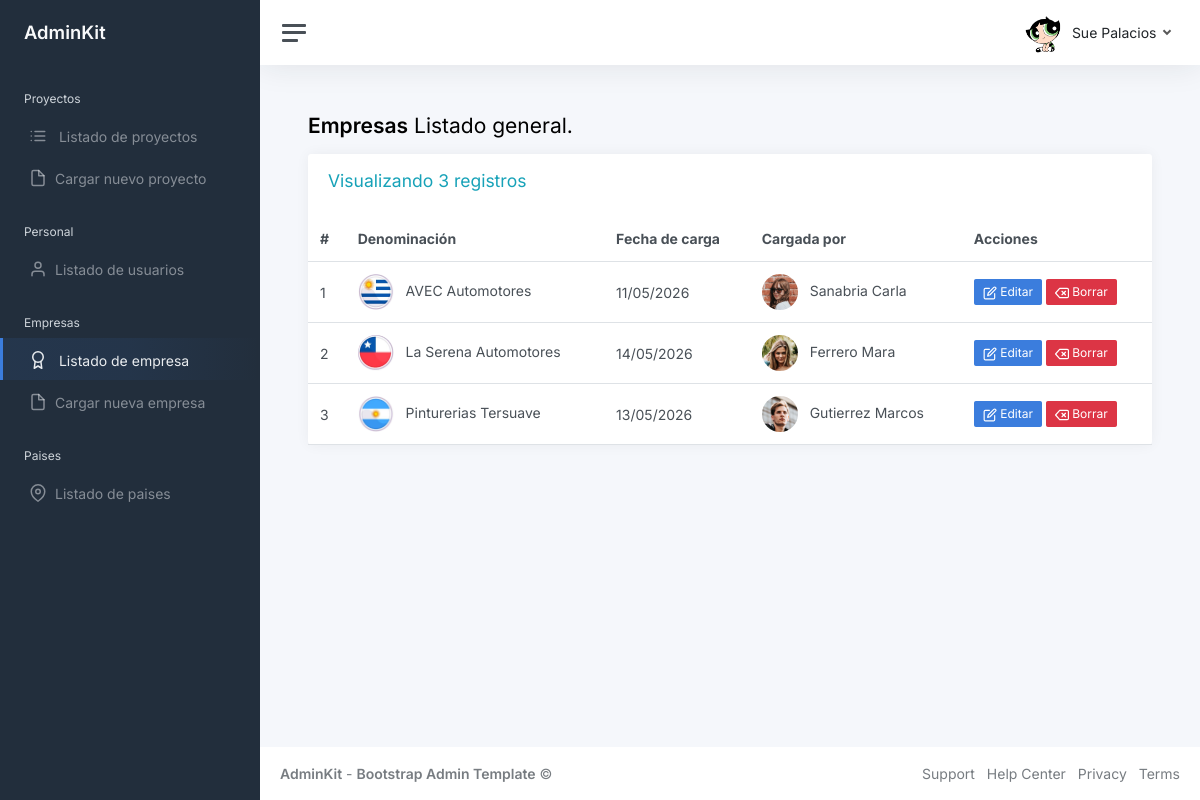
The app's page /listado_empresas.php (signed in) with its own data.
### tables this page shows
CREATE TABLE IF NOT EXISTS `empresas` (
  `Id` int(11) NOT NULL AUTO_INCREMENT,
  `Denominacion` varchar(100) NOT NULL,
  `IdPais` int(11) NOT NULL,
  `Observaciones` text,
  `FechaCarga` datetime NOT NULL,
  `UsuarioCarga` varchar(50) NOT NULL,
  `Eliminado` tinyint(4) NOT NULL DEFAULT 0,
  PRIMARY KEY (`Id`),
  FOREIGN KEY (`IdPais`) REFERENCES `paises` (`Id`)
);

CREATE TABLE IF NOT EXISTS `usuarios` (
  `IdUsuario` int(11) NOT NULL AUTO_INCREMENT,
  `Usuario` varchar(50) NOT NULL,
  `Clave` varchar(255) NOT NULL,
  `Nombre` varchar(50) NOT NULL,
  `Apellido` varchar(50) NOT NULL,
  `IdRol` int(11) NOT NULL,
  `Imagen` varchar(100) NOT NULL,
  `Activo` tinyint(4) NOT NULL DEFAULT 1,
  `Eliminado` tinyint(4) NOT NULL DEFAULT 0,
  PRIMARY KEY (`IdUsuario`),
  UNIQUE KEY `idx_usuario` (`Usuario`),
  FOREIGN KEY (`IdRol`) REFERENCES `roles` (`Id`)
);

### funciones/library.php (called while the page is built, shortened)
<?php
function Listar_Empresas($vConexion)
{
    $Listado = array();
    $SQL = "SELECT E.Id, E.Denominacion, E.FechaCarga, E.UsuarioCarga, P.Denominacion as Pais, U.Nombre as U_Nombre, U.Apellido as U_Apellido, U.Imagen as U_Imagen
            FROM empresas E
            JOIN paises P ON E.IdPais = P.Id
            LEFT JOIN usuarios U ON E.UsuarioCarga = U.Usuario
            WHERE E.Eliminado = 0
            ORDER BY E.Denominacion ASC";
    $Resultado = mysqli_query($vConexion, $SQL);
    $i = 0;
    while ($data = mysqli_fetch_array($Resultado)) {
        $Listado[$i]['ID'] = $data['Id'];
        $Listado[$i]['DENOMINACION'] = $data['Denominacion'];
        $Listado[$i]['FECHA_CARGA'] = $data['FechaCarga'];
        $Listado[$i]['USUARIO_CARGA'] = $data['UsuarioCarga'];
        $Listado[$i]['PAIS'] = $data['Pais'];
        $Listado[$i]['CREADOR_COMPLETO'] = !empty($data['U_Nombre']) ? $data['U_Apellido'] . ' ' . $data['U_Nombre'] : $data['UsuarioCarga'];
        $Listado[$i]['CREADOR_IMG'] = !empty($data['U_Imagen']) ? $data['U_Imagen'] : 'login.png';
        $i++;
    }
    return $Listado;
}
?>

### listado_empresas.php (the view, shortened to what this page needs)
<?php
require_once 'inc/header.inc.php';
$empresas_lista = Listar_Empresas($vConexion);
$total_empresas = count($empresas_lista);
?>
<h1 class="h3 mb-3"><strong>Empresas</strong> Listado general.</h1>
<div class="row">
    <div class="col-12 col-lg-12 col-xxl-12 d-flex">
        <div class="card flex-fill">
            <div class="card-header">
                <h4 class="text-info">Visualizando <?php echo $total_empresas; ?> registros</h4>
            </div>
            <table class="table table-hover my-0">
                <thead>
                    <tr>
                        <th>#</th>
                        <th>Denominación</th>
                        <th>Fecha de carga</th>
                        <th>Cargada por</th>
                        <?php if ($_SESSION['Usuario_Nivel'] == 1) { ?>
                        <th>Acciones</th>
                        <?php } ?>
                    </tr>
                </thead>
                <tbody>
                    <?php
                    $cnt = 1;
                    foreach ($empresas_lista as $empresa) {
                        $flag_file = 'URU.jpg';
                        if ($empresa['PAIS'] == 'Argentina') {
                            $flag_file = 'ARG.jpg';
                        } elseif ($empresa['PAIS'] == 'Brasil') {
                            $flag_file = 'BRA.jpg';
                        } elseif ($empresa['PAIS'] == 'Chile') {
                            $flag_file = 'CHI.jpg';
                        }
                    ?>
                    <tr>
                        <td><?php echo $cnt++; ?></td>
                        <td>
                            <img src="img/countries/<?php echo $flag_file; ?>" width="36" height="36" class="rounded-circle me-2" alt="<?php echo $empresa['PAIS']; ?>" title="<?php echo $empresa['PAIS']; ?>">
                            <?php echo $empresa['DENOMINACION']; ?>
                        </td>
                        <td>
                            <?php echo date('d/m/Y', strtotime($empresa['FECHA_CARGA'])); ?>
                        </td>
                        <td>
                            <img src="img/avatars/<?php echo $empresa['CREADOR_IMG']; ?>" width="36" height="36" class="rounded-circle me-2" alt="<?php echo $empresa['USUARIO_CARGA']; ?>">
                            <?php echo $empresa['CREADOR_COMPLETO']; ?>
                        </td>
                        <?php if ($_SESSION['Usuario_Nivel'] == 1) { ?>
                        <td>
                            <a class="btn btn-primary btn-sm success" href="editar_empresa.php?id=<?php echo $empresa['ID']; ?>"><span data-feather="edit"></span> Editar</a>
                            <a class="btn btn-danger btn-sm" href="borrar_empresa.php?id=<?php echo $empresa['ID']; ?>" onclick="return confirm('¿Estás seguro de que deseas eliminar esta empresa?');"><span data-feather="delete"></span> Borrar</a>
                        </td>
                        <?php } ?>
                    </tr>
                    <?php } ?>
                </tbody>
            </table>
        </div>
    </div>
</div>
<?php
require_once 'inc/footer.inc.php';
?>

### inc/header.inc.php (shortened to what this page needs)
<?php
require_once 'funciones/library.php';
?>
<!DOCTYPE html>
<html lang="en">
<head>
    <link href="css/app.css" rel="stylesheet">
</head>
<body>
    <div class="wrapper">
        <?php
        require_once 'sidebar.inc.php';
        ?>
        <div class="main">
            <nav class="navbar navbar-expand navbar-light navbar-bg">
                <a class="sidebar-toggle js-sidebar-toggle">
                    <i class="hamburger align-self-center"></i>
                </a>
                <div class="navbar-collapse collapse">
                    <ul class="navbar-nav navbar-align">
                        <li class="nav-item dropdown">
                            <a class="nav-link dropdown-toggle d-none d-sm-inline-block" href="#" data-bs-toggle="dropdown">
                                <img src="img/avatars/<?php echo $_SESSION['Usuario_Img']; ?>" class="avatar img-fluid rounded me-1" alt="<?php echo $_SESSION['Usuario_Nombre']; ?>" /> <span class="text-dark"><?php echo $_SESSION['Usuario_Nombre'] . ' ' . $_SESSION['Usuario_Apellido']; ?></span>
                            </a>
                        </li>
                    </ul>
                </div>
            </nav>
            <main class="content">
                <div class="container-fluid p-0">

### inc/sidebar.inc.php
<?php
$current_page = basename($_SERVER['PHP_SELF']);
?>
<nav id="sidebar" class="sidebar js-sidebar">
    <div class="sidebar-content js-simplebar">
        <a class="sidebar-brand" href="index.php">
            <span class="align-middle">AdminKit</span>
        </a>
        <ul class="sidebar-nav">
            <li class="sidebar-header">
                Proyectos
            </li>
            <li class="sidebar-item <?php echo ($current_page == 'listado_proyectos.php') ? 'active' : ''; ?>">
                <a class="sidebar-link" href="listado_proyectos.php">
                    <i class="align-middle me-2" data-feather="list"></i> <span class="align-middle">Listado de
                        proyectos</span>
                </a>
            </li>
            <li class="sidebar-item <?php echo ($current_page == 'carga_proyecto.php') ? 'active' : ''; ?>">
                <a class="sidebar-link" href="carga_proyecto.php">
                    <i class="align-middle me-2" data-feather="file"></i><span class="align-middle">Cargar nuevo
                        proyecto</span>
                </a>
            </li>
            <?php if ($_SESSION['Usuario_Nivel'] == 1) { ?>
                <li class="sidebar-header">
                    Personal
                </li>
                <li class="sidebar-item <?php echo ($current_page == 'listado_usuarios.php') ? 'active' : ''; ?>">
                    <a class="sidebar-link" href="listado_usuarios.php">
                        <i class="align-middle me-2" data-feather="user"></i><span class="align-middle">Listado de
                            usuarios</span>
                    </a>
                </li>
            <?php } ?>
            <li class="sidebar-header">
                Empresas
            </li>
            <li class="sidebar-item <?php echo ($current_page == 'listado_empresas.php') ? 'active' : ''; ?>">
                <a class="sidebar-link" href="listado_empresas.php">
                    <i class="align-middle me-2" data-feather="award"></i> <span class="align-middle">Listado de
                        empresa</span>
                </a>
            </li>
            <?php if ($_SESSION['Usuario_Nivel'] == 1) { ?>
                <li class="sidebar-item <?php echo ($current_page == 'carga_empresa.php') ? 'active' : ''; ?>">
                    <a class="sidebar-link" href="carga_empresa.php">
                        <i class="align-middle me-2" data-feather="file"></i><span class="align-middle">Cargar nueva
                            empresa</span>
                    </a>
                </li>
                <li class="sidebar-header">
                    Paises
                </li>
            <?php } ?>
            <?php if ($_SESSION['Usuario_Nivel'] == 1) { ?>
                <li class="sidebar-item <?php echo ($current_page == 'listado_paises.php') ? 'active' : ''; ?>">
                    <a class="sidebar-link" href="listado_paises.php">
                        <i class="align-middle me-2" data-feather="map-pin"></i><span class="align-middle">Listado de
                            paises</span>
                    </a>
                </li>
            <?php } ?>
        </ul>
    </div>
</nav>

### inc/footer.inc.php (shortened to what this page needs)
                </div> <?php ?>
            </main> <?php ?>
            <footer class="footer">
                <div class="container-fluid">
                    <div class="row text-muted">
                        <div class="col-6 text-start">
                            <p class="mb-0">
                                <a class="text-muted" href="https://adminkit.io/" target="_blank"><strong>AdminKit</strong></a> - <a class="text-muted" href="https://adminkit.io/" target="_blank"><strong>Bootstrap Admin Template</strong></a> &copy;
                            </p>
                        </div>
                        <div class="col-6 text-end">
                            <ul class="list-inline">
                                <li class="list-inline-item">
                                    <a class="text-muted" href="https://adminkit.io/" target="_blank">Support</a>
                                </li>
                                <li class="list-inline-item">
                                    <a class="text-muted" href="https://adminkit.io/" target="_blank">Help Center</a>
                                </li>
                                <li class="list-inline-item">
                                    <a class="text-muted" href="https://adminkit.io/" target="_blank">Privacy</a>
                                </li>
                                <li class="list-inline-item">
                                    <a class="text-muted" href="https://adminkit.io/" target="_blank">Terms</a>
                                </li>
                            </ul>
                        </div>
                    </div>
                </div>
            </footer>
        </div> <?php ?>
    </div> <?php ?>
</body>
</html>

### records on screen
empresas: shows a picture, Denominacion "AVEC Automotores", FechaCarga "11/05/2026", UsuarioCarga.Imagen (picture), CREADOR_COMPLETO "Sanabria Carla"
empresas: shows a picture, Denominacion "La Serena Automotores", FechaCarga "14/05/2026", UsuarioCarga.Imagen (picture), CREADOR_COMPLETO "Ferrero Mara"
empresas: shows a picture, Denominacion "Pinturerias Tersuave", FechaCarga "13/05/2026", UsuarioCarga.Imagen (picture), CREADOR_COMPLETO "Gutierrez Marcos"

### other values on screen
$_SESSION['Usuario_Nombre'] "Sue"
$_SESSION['Usuario_Apellido'] "Palacios"
$total_empresas "3"
